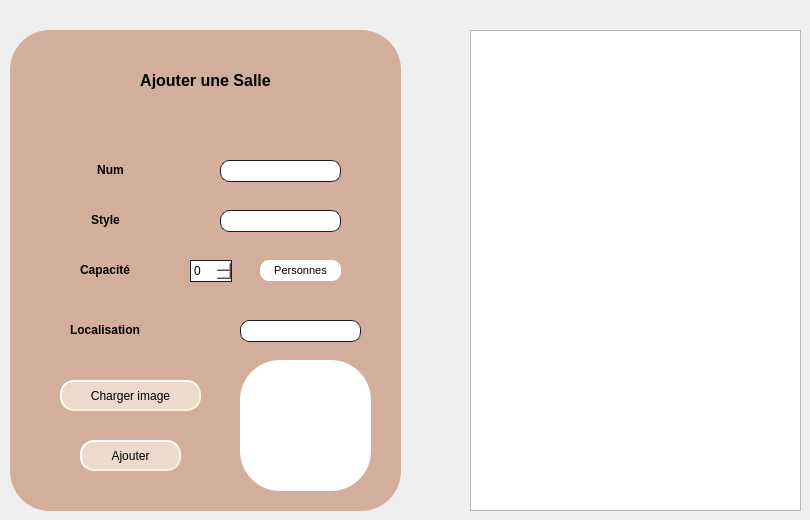
    <widget class="QWidget" name="Ajouter">
     <attribute name="title">
      <string>Ajouter</string>
     </attribute>
     <widget class="QWidget" name="gridWidget" native="true">
      <property name="geometry">
       <rect>
        <x>10</x>
        <y>30</y>
        <width>391</width>
        <height>481</height>
       </rect>
      </property>
      <property name="styleSheet">
       <string notr="true">background-color: rgb(211, 174, 156);
border-radius: 40px;</string>
      </property>
      <widget class="QLabel" name="label">
       <property name="geometry">
        <rect>
         <x>0</x>
         <y>10</y>
         <width>391</width>
         <height>81</height>
        </rect>
       </property>
       <property name="styleSheet">
        <string notr="true"/>
       </property>
       <property name="text">
        <string>&lt;html&gt;&lt;head/&gt;&lt;body&gt;&lt;p align=&quot;center&quot;&gt;&lt;span style=&quot; font-size:12pt; font-weight:600;&quot;&gt;Ajouter une Salle&lt;/span&gt;&lt;/p&gt;&lt;/body&gt;&lt;/html&gt;</string>
       </property>
      </widget>
      <widget class="QLabel" name="label_2">
       <property name="geometry">
        <rect>
         <x>70</x>
         <y>180</y>
         <width>51</width>
         <height>21</height>
        </rect>
       </property>
       <property name="text">
        <string>&lt;html&gt;&lt;head/&gt;&lt;body&gt;&lt;p align=&quot;center&quot;&gt;&lt;span style=&quot; font-weight:600;&quot;&gt;Style&lt;/span&gt;&lt;/p&gt;&lt;/body&gt;&lt;/html&gt;</string>
       </property>
      </widget>
      <widget class="QLabel" name="label_3">
       <property name="geometry">
        <rect>
         <x>70</x>
         <y>230</y>
         <width>101</width>
         <height>20</height>
        </rect>
       </property>
       <property name="text">
        <string>&lt;html&gt;&lt;head/&gt;&lt;body&gt;&lt;p&gt;&lt;span style=&quot; font-weight:600;&quot;&gt;Capacité&lt;/span&gt;&lt;/p&gt;&lt;/body&gt;&lt;/html&gt;</string>
       </property>
      </widget>
      <widget class="QLabel" name="label_5">
       <property name="geometry">
        <rect>
         <x>60</x>
         <y>290</y>
         <width>121</width>
         <height>20</height>
        </rect>
       </property>
       <property name="text">
        <string>&lt;html&gt;&lt;head/&gt;&lt;body&gt;&lt;p&gt;&lt;span style=&quot; font-weight:600;&quot;&gt;Localisation&lt;/span&gt;&lt;/p&gt;&lt;/body&gt;&lt;/html&gt;</string>
       </property>
      </widget>
      <widget class="QLabel" name="label_6">
       <property name="geometry">
        <rect>
         <x>40</x>
         <y>130</y>
         <width>121</width>
         <height>20</height>
        </rect>
       </property>
       <property name="styleSheet">
        <string notr="true">font: 75 8pt &quot;MS Shell Dlg 2&quot;;</string>
       </property>
       <property name="text">
        <string>&lt;html&gt;&lt;head/&gt;&lt;body&gt;&lt;p align=&quot;center&quot;&gt;&lt;span style=&quot; font-weight:600;&quot;&gt;Num&lt;/span&gt;&lt;/p&gt;&lt;/body&gt;&lt;/html&gt;</string>
       </property>
      </widget>
      <widget class="QLineEdit" name="id_ajouter">
       <property name="geometry">
        <rect>
         <x>210</x>
         <y>130</y>
         <width>121</width>
         <height>22</height>
        </rect>
       </property>
       <property name="styleSheet">
        <string notr="true">background-color: rgb(255, 255, 255);
border-radius: 9px;
padding: 1px;
    border-style: solid;
    border: 1px solid #1e1e1e;
</string>
       </property>
      </widget>
      <widget class="QSpinBox" name="capacite_ajouter">
       <property name="geometry">
        <rect>
         <x>180</x>
         <y>230</y>
         <width>42</width>
         <height>22</height>
        </rect>
       </property>
       <property name="styleSheet">
        <string notr="true">background-color: rgb(255, 255, 255);
background-color: rgb(255, 255, 255);

padding: 1px;
    border-style: solid;
    border: 1px solid #1e1e1e;
</string>
       </property>
      </widget>
      <widget class="QToolButton" name="toolButton_3">
       <property name="geometry">
        <rect>
         <x>250</x>
         <y>230</y>
         <width>81</width>
         <height>21</height>
        </rect>
       </property>
       <property name="font">
        <font>
         <family>MS Shell Dlg 2</family>
         <pointsize>8</pointsize>
         <weight>9</weight>
         <italic>false</italic>
         <bold>false</bold>
        </font>
       </property>
       <property name="styleSheet">
        <string notr="true">font: 75 8pt &quot;MS Shell Dlg 2&quot;;
font: 75 8pt &quot;MS Shell Dlg 2&quot;;
background-color: rgb(255, 255, 255);
border-radius: 9px;</string>
       </property>
       <property name="text">
        <string>Personnes</string>
       </property>
      </widget>
      <widget class="QLineEdit" name="localisation_ajouter">
       <property name="geometry">
        <rect>
         <x>230</x>
         <y>290</y>
         <width>121</width>
         <height>22</height>
        </rect>
       </property>
       <property name="styleSheet">
        <string notr="true">background-color: rgb(255, 255, 255);
border-radius: 9px;
padding: 1px;
    border-style: solid;
    border: 1px solid #1e1e1e;
</string>
       </property>
      </widget>
      <widget class="QPushButton" name="pushButton_ajouter">
       <property name="geometry">
        <rect>
         <x>70</x>
         <y>410</y>
         <width>101</width>
         <height>31</height>
        </rect>
       </property>
       <property name="styleSheet">
        <string notr="true">QPushButton
{
	background-color: rgb(237, 218, 204);
	color: rgb(0, 0, 0);
border-style: solid;
    border-radius: 6;
border-radius: 14px;

	border-style: outset;
    border-width: 2px;
    border-radius: 14px;
    border-color: beige;
  
 
    padding: 0px;
	
	
	
	font: 10pt &quot;Franklin Gothic Heavy&quot;;
}
QPushButton:hover
{
background-color: rgb(0, 143, 105);
	color: rgb(0, 0, 0);
}
QPushButton:pressed
{
background-color: rgb(0, 143, 105);
}</string>
       </property>
       <property name="text">
        <string>Ajouter</string>
       </property>
      </widget>
      <widget class="QLineEdit" name="style_ajouter">
       <property name="geometry">
        <rect>
         <x>210</x>
         <y>180</y>
         <width>121</width>
         <height>22</height>
        </rect>
       </property>
       <property name="styleSheet">
        <string notr="true">background-color: rgb(255, 255, 255);
border-radius: 9px;
padding: 1px;
    border-style: solid;
    border: 1px solid #1e1e1e;
</string>
       </property>
      </widget>
      <widget class="QGraphicsView" name="salle_graphicsView">
       <property name="geometry">
        <rect>
         <x>230</x>
         <y>330</y>
         <width>131</width>
         <height>131</height>
        </rect>
       </property>
       <property name="styleSheet">
        <string notr="true">background-color: rgb(255, 255, 255);</string>
       </property>
      </widget>
     </widget>
     <widget class="QTableView" name="tableView_ajouter">
      <property name="geometry">
       <rect>
        <x>470</x>
        <y>30</y>
        <width>331</width>
        <height>481</height>
       </rect>
      </property>
     </widget>
     <widget class="QPushButton" name="load_ajouter">
      <property name="geometry">
       <rect>
        <x>60</x>
        <y>380</y>
        <width>141</width>
        <height>31</height>
       </rect>
      </property>
      <property name="styleSheet">
       <string notr="true">QPushButton
{
	background-color: rgb(237, 218, 204);
	color: rgb(0, 0, 0);
border-style: solid;
    border-radius: 6;
border-radius: 14px;

	border-style: outset;
    border-width: 2px;
    border-radius: 14px;
    border-color: beige;
  
 
    padding: 0px;
	
	
	
	font: 10pt &quot;Franklin Gothic Heavy&quot;;
}
QPushButton:hover
{
background-color: rgb(0, 143, 105);
	color: rgb(0, 0, 0);
}
QPushButton:pressed
{
background-color: rgb(0, 143, 105);
}</string>
      </property>
      <property name="text">
       <string>Charger image</string>
      </property>
     </widget>
    </widget>
